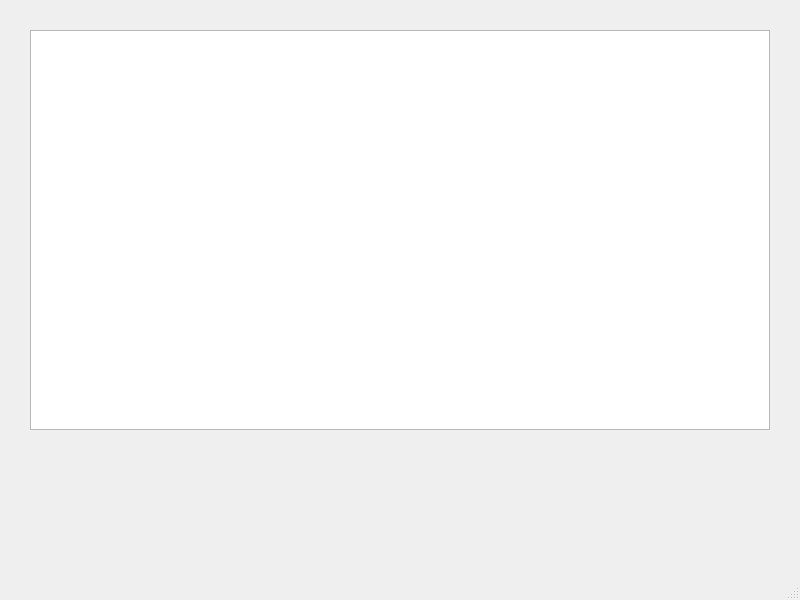
<?xml version="1.0" encoding="UTF-8"?>
<ui version="4.0">
 <class>MainWindow</class>
 <widget class="QMainWindow" name="MainWindow">
  <property name="geometry">
   <rect>
    <x>0</x>
    <y>0</y>
    <width>800</width>
    <height>600</height>
   </rect>
  </property>
  <property name="sizePolicy">
   <sizepolicy hsizetype="Fixed" vsizetype="Fixed">
    <horstretch>0</horstretch>
    <verstretch>0</verstretch>
   </sizepolicy>
  </property>
  <property name="windowTitle">
   <string>SeaBattle</string>
  </property>
  <widget class="QWidget" name="centralwidget">
   <widget class="QStackedWidget" name="mw_pages">
    <property name="geometry">
     <rect>
      <x>0</x>
      <y>0</y>
      <width>800</width>
      <height>550</height>
     </rect>
    </property>
    <property name="currentIndex">
     <number>3</number>
    </property>
    <widget class="QWidget" name="welcome">
     <widget class="QPushButton" name="server_but">
      <property name="geometry">
       <rect>
        <x>300</x>
        <y>290</y>
        <width>200</width>
        <height>60</height>
       </rect>
      </property>
      <property name="font">
       <font>
        <family>Noto Sans Bengali UI</family>
        <pointsize>13</pointsize>
        <bold>true</bold>
       </font>
      </property>
      <property name="text">
       <string>Server</string>
      </property>
     </widget>
     <widget class="QPushButton" name="player_but">
      <property name="geometry">
       <rect>
        <x>300</x>
        <y>200</y>
        <width>200</width>
        <height>60</height>
       </rect>
      </property>
      <property name="font">
       <font>
        <family>Noto Sans Bengali UI</family>
        <pointsize>13</pointsize>
        <bold>true</bold>
       </font>
      </property>
      <property name="text">
       <string>Player</string>
      </property>
      <property name="flat">
       <bool>false</bool>
      </property>
     </widget>
     <widget class="QLabel" name="game_name">
      <property name="geometry">
       <rect>
        <x>300</x>
        <y>100</y>
        <width>200</width>
        <height>60</height>
       </rect>
      </property>
      <property name="font">
       <font>
        <family>Noto Sans Bengali UI</family>
        <pointsize>20</pointsize>
        <bold>true</bold>
       </font>
      </property>
      <property name="text">
       <string>SeaBattle</string>
      </property>
      <property name="alignment">
       <set>Qt::AlignmentFlag::AlignCenter</set>
      </property>
     </widget>
    </widget>
    <widget class="QWidget" name="ship_place">
     <widget class="QPushButton" name="ready_but">
      <property name="geometry">
       <rect>
        <x>30</x>
        <y>460</y>
        <width>200</width>
        <height>60</height>
       </rect>
      </property>
      <property name="font">
       <font>
        <family>Noto Sans Bengali UI</family>
        <pointsize>13</pointsize>
        <bold>true</bold>
       </font>
      </property>
      <property name="text">
       <string>Ready</string>
      </property>
     </widget>
     <widget class="QGraphicsView" name="placing_View">
      <property name="geometry">
       <rect>
        <x>30</x>
        <y>30</y>
        <width>740</width>
        <height>400</height>
       </rect>
      </property>
      <property name="sizePolicy">
       <sizepolicy hsizetype="Fixed" vsizetype="Fixed">
        <horstretch>0</horstretch>
        <verstretch>0</verstretch>
       </sizepolicy>
      </property>
      <property name="minimumSize">
       <size>
        <width>740</width>
        <height>400</height>
       </size>
      </property>
      <property name="maximumSize">
       <size>
        <width>740</width>
        <height>400</height>
       </size>
      </property>
     </widget>
    </widget>
    <widget class="QWidget" name="server_page">
     <widget class="QPlainTextEdit" name="server_log">
      <property name="geometry">
       <rect>
        <x>30</x>
        <y>30</y>
        <width>740</width>
        <height>500</height>
       </rect>
      </property>
      <property name="cursorWidth">
       <number>0</number>
      </property>
      <property name="textInteractionFlags">
       <set>Qt::TextInteractionFlag::TextSelectableByKeyboard|Qt::TextInteractionFlag::TextSelectableByMouse</set>
      </property>
     </widget>
    </widget>
    <widget class="QWidget" name="game_page">
     <widget class="QGraphicsView" name="game_View">
      <property name="geometry">
       <rect>
        <x>30</x>
        <y>30</y>
        <width>740</width>
        <height>400</height>
       </rect>
      </property>
      <property name="sizePolicy">
       <sizepolicy hsizetype="Fixed" vsizetype="Fixed">
        <horstretch>0</horstretch>
        <verstretch>0</verstretch>
       </sizepolicy>
      </property>
      <property name="minimumSize">
       <size>
        <width>740</width>
        <height>400</height>
       </size>
      </property>
      <property name="maximumSize">
       <size>
        <width>740</width>
        <height>400</height>
       </size>
      </property>
      <property name="cursor" stdset="0">
       <cursorShape>ArrowCursor</cursorShape>
      </property>
     </widget>
    </widget>
   </widget>
  </widget>
  <widget class="QMenuBar" name="menubar">
   <property name="geometry">
    <rect>
     <x>0</x>
     <y>0</y>
     <width>800</width>
     <height>25</height>
    </rect>
   </property>
  </widget>
  <widget class="QStatusBar" name="statusbar"/>
 </widget>
 <resources/>
 <connections/>
</ui>
